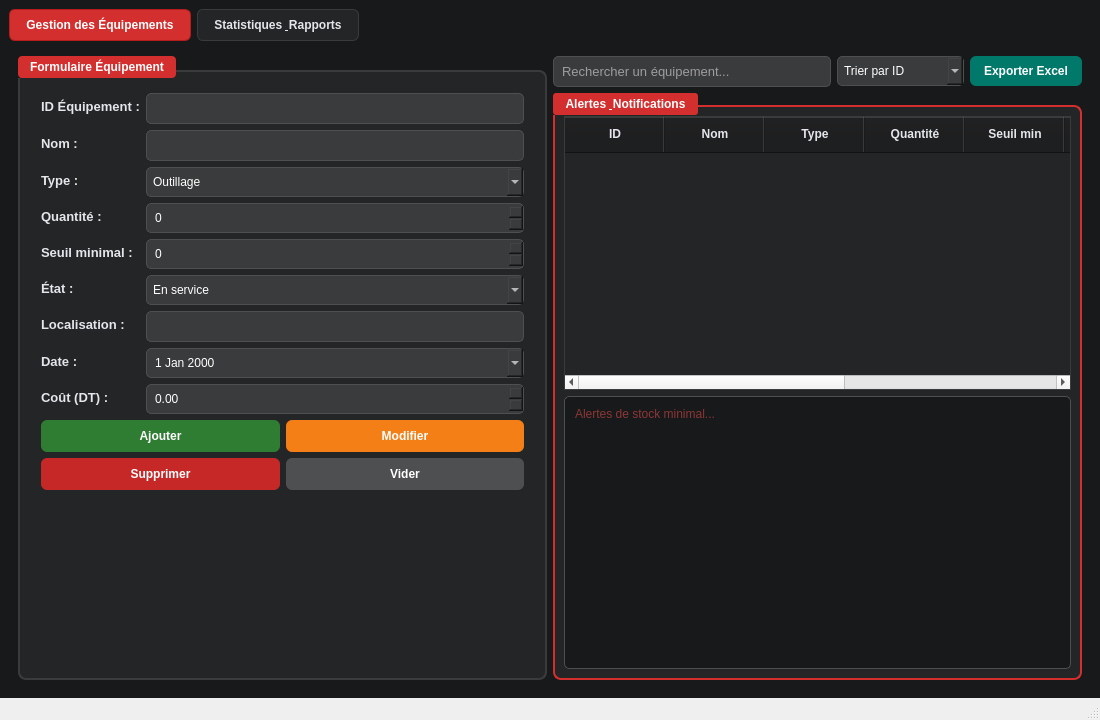
<?xml version="1.0" encoding="UTF-8"?>
<ui version="4.0">
 <class>MainWindow</class>
 <widget class="QMainWindow" name="MainWindow">
  <property name="geometry">
   <rect>
    <x>0</x>
    <y>0</y>
    <width>1100</width>
    <height>720</height>
   </rect>
  </property>
  <property name="windowTitle">
   <string>Gestion des Équipements</string>
  </property>
  <property name="styleSheet">
   <string notr="true"/>
  </property>
  <widget class="QWidget" name="centralwidget">
   <property name="styleSheet">
    <string notr="true">QWidget#centralwidget, QWidget#pageGestion {
    background-color: #18191A;
    color: #FFFFFF;
}</string>
   </property>
   <layout class="QVBoxLayout" name="verticalLayoutMain">
    <item>
     <layout class="QHBoxLayout" name="horizontalLayoutNav">
      <item>
       <widget class="QPushButton" name="btnPageGestion">
        <property name="styleSheet">
         <string notr="true">QPushButton {
    background-color: #242526;
    color: #E4E6EB;
    border: 1px solid #3A3B3C;
    border-radius: 6px;
    padding: 8px 16px;
    font-weight: bold;
}

QPushButton:hover {
    background-color: #3A3B3C;
    color: #FFFFFF;
}

QPushButton:checked {
    background-color: #D32F2F;
    color: #FFFFFF;
    border: 1px solid #B71C1C;
}</string>
        </property>
        <property name="text">
         <string>Gestion des Équipements</string>
        </property>
        <property name="checkable">
         <bool>true</bool>
        </property>
        <property name="checked">
         <bool>true</bool>
        </property>
       </widget>
      </item>
      <item>
       <widget class="QPushButton" name="btnPageStats">
        <property name="styleSheet">
         <string notr="true">QPushButton {
    background-color: #242526;
    color: #E4E6EB;
    border: 1px solid #3A3B3C;
    border-radius: 6px;
    padding: 8px 16px;
    font-weight: bold;
}

QPushButton:hover {
    background-color: #3A3B3C;
    color: #FFFFFF;
}

QPushButton:checked {
    background-color: #D32F2F;
    color: #FFFFFF;
    border: 1px solid #B71C1C;
}</string>
        </property>
        <property name="text">
         <string>Statistiques &amp; Rapports</string>
        </property>
        <property name="checkable">
         <bool>true</bool>
        </property>
       </widget>
      </item>
      <item>
       <spacer name="horizontalSpacerNav">
        <property name="orientation">
         <enum>Qt::Orientation::Horizontal</enum>
        </property>
        <property name="sizeHint" stdset="0">
         <size>
          <width>40</width>
          <height>20</height>
         </size>
        </property>
       </spacer>
      </item>
     </layout>
    </item>
    <item>
     <widget class="QStackedWidget" name="stackedWidget">
      <property name="styleSheet">
       <string notr="true">QStackedWidget#stackedWidget {
    background-color: #1E1E1E;
    border: none;
}
</string>
      </property>
      <property name="currentIndex">
       <number>0</number>
      </property>
      <widget class="QWidget" name="pageGestion">
       <property name="styleSheet">
        <string notr="true">QWidget#centralwidget, QWidget#pageGestion {
    background-color: #18191A;
    color: #FFFFFF;
}</string>
       </property>
       <layout class="QHBoxLayout" name="horizontalLayoutGestion">
        <item>
         <widget class="QGroupBox" name="groupBoxFormulaire">
          <property name="styleSheet">
           <string notr="true">QGroupBox#groupBoxFormulaire {
    background-color: #242526;
    color: #FFFFFF;
    border: 2px solid #3A3B3C;
    border-radius: 8px;
    margin-top: 14px;
    padding: 12px;
    font-weight: bold;
}

QGroupBox#groupBoxFormulaire::title {
    subcontrol-origin: margin;
    subcontrol-position: top left;
    background-color: #D32F2F;
    color: #FFFFFF;
    padding: 4px 10px;
    border-radius: 4px;
}</string>
          </property>
          <property name="title">
           <string>Formulaire Équipement</string>
          </property>
          <layout class="QFormLayout" name="formLayout">
           <item row="0" column="0">
            <widget class="QLabel" name="labelID">
             <property name="styleSheet">
              <string notr="true">QLabel {
    color: #E4E6EB;
    font-family: &quot;Segoe UI&quot;, sans-serif;
    font-size: 10pt;
    font-weight: bold;
}</string>
             </property>
             <property name="text">
              <string>ID Équipement :</string>
             </property>
            </widget>
           </item>
           <item row="0" column="1">
            <widget class="QLineEdit" name="lineEditID">
             <property name="styleSheet">
              <string notr="true">QLineEdit {
    background-color: #3A3B3C;
    color: #FFFFFF;
    border: 1px solid #4E4F50;
    border-radius: 5px;
    padding: 6px;
    font-size: 10pt;
}

QLineEdit:focus {
    border: 2px solid #D32F2F;
    background-color: #242526;
}</string>
             </property>
            </widget>
           </item>
           <item row="1" column="0">
            <widget class="QLabel" name="labelNom">
             <property name="styleSheet">
              <string notr="true">QLabel {
    color: #E4E6EB;
    font-family: &quot;Segoe UI&quot;, sans-serif;
    font-size: 10pt;
    font-weight: bold;
}</string>
             </property>
             <property name="text">
              <string>Nom :</string>
             </property>
            </widget>
           </item>
           <item row="1" column="1">
            <widget class="QLineEdit" name="lineEditNom">
             <property name="styleSheet">
              <string notr="true">QLineEdit {
    background-color: #3A3B3C;
    color: #FFFFFF;
    border: 1px solid #4E4F50;
    border-radius: 5px;
    padding: 6px;
    font-size: 10pt;
}

QLineEdit:focus {
    border: 2px solid #D32F2F;
    background-color: #242526;
}</string>
             </property>
            </widget>
           </item>
           <item row="2" column="0">
            <widget class="QLabel" name="labelType">
             <property name="styleSheet">
              <string notr="true">QLabel {
    color: #E4E6EB;
    font-family: &quot;Segoe UI&quot;, sans-serif;
    font-size: 10pt;
    font-weight: bold;
}</string>
             </property>
             <property name="text">
              <string>Type :</string>
             </property>
            </widget>
           </item>
           <item row="2" column="1">
            <widget class="QComboBox" name="comboBoxType">
             <property name="styleSheet">
              <string notr="true">QComboBox {
    background-color: #3A3B3C;
    color: #FFFFFF;
    border: 1px solid #4E4F50;
    border-radius: 5px;
    padding: 6px;
}

QComboBox:hover, QComboBox:focus {
    border: 2px solid #D32F2F;
}

QComboBox QAbstractItemView {
    background-color: #242526;
    color: #FFFFFF;
    selection-background-color: #D32F2F;
    selection-color: #FFFFFF;
}</string>
             </property>
             <item>
              <property name="text">
               <string>Outillage</string>
              </property>
             </item>
             <item>
              <property name="text">
               <string>Machine</string>
              </property>
             </item>
             <item>
              <property name="text">
               <string>Informatique</string>
              </property>
             </item>
             <item>
              <property name="text">
               <string>Sécurité</string>
              </property>
             </item>
            </widget>
           </item>
           <item row="3" column="0">
            <widget class="QLabel" name="labelQuantite">
             <property name="styleSheet">
              <string notr="true">QLabel {
    color: #E4E6EB;
    font-family: &quot;Segoe UI&quot;, sans-serif;
    font-size: 10pt;
    font-weight: bold;
}</string>
             </property>
             <property name="text">
              <string>Quantité :</string>
             </property>
            </widget>
           </item>
           <item row="3" column="1">
            <widget class="QSpinBox" name="spinBoxQuantite">
             <property name="styleSheet">
              <string notr="true">QSpinBox, QDoubleSpinBox {
    background-color: #3A3B3C;
    color: #FFFFFF;
    border: 1px solid #4E4F50;
    border-radius: 5px;
    padding: 6px;
}

QSpinBox:focus, QDoubleSpinBox:focus {
    border: 2px solid #D32F2F;
    background-color: #242526;
}</string>
             </property>
             <property name="maximum">
              <number>10000</number>
             </property>
            </widget>
           </item>
           <item row="4" column="0">
            <widget class="QLabel" name="labelSeuil">
             <property name="styleSheet">
              <string notr="true">QLabel {
    color: #E4E6EB;
    font-family: &quot;Segoe UI&quot;, sans-serif;
    font-size: 10pt;
    font-weight: bold;
}</string>
             </property>
             <property name="text">
              <string>Seuil minimal :</string>
             </property>
            </widget>
           </item>
           <item row="4" column="1">
            <widget class="QSpinBox" name="spinBoxSeuil">
             <property name="styleSheet">
              <string notr="true">QSpinBox, QDoubleSpinBox {
    background-color: #3A3B3C;
    color: #FFFFFF;
    border: 1px solid #4E4F50;
    border-radius: 5px;
    padding: 6px;
}

QSpinBox:focus, QDoubleSpinBox:focus {
    border: 2px solid #D32F2F;
    background-color: #242526;
}</string>
             </property>
             <property name="maximum">
              <number>1000</number>
             </property>
            </widget>
           </item>
           <item row="5" column="0">
            <widget class="QLabel" name="labelEtat">
             <property name="styleSheet">
              <string notr="true">QLabel {
    color: #E4E6EB;
    font-family: &quot;Segoe UI&quot;, sans-serif;
    font-size: 10pt;
    font-weight: bold;
}</string>
             </property>
             <property name="text">
              <string>État :</string>
             </property>
            </widget>
           </item>
           <item row="5" column="1">
            <widget class="QComboBox" name="comboBoxEtat">
             <property name="styleSheet">
              <string notr="true">QComboBox {
    background-color: #3A3B3C;
    color: #FFFFFF;
    border: 1px solid #4E4F50;
    border-radius: 5px;
    padding: 6px;
}

QComboBox:hover, QComboBox:focus {
    border: 2px solid #D32F2F;
}

QComboBox QAbstractItemView {
    background-color: #242526;
    color: #FFFFFF;
    selection-background-color: #D32F2F;
    selection-color: #FFFFFF;
}</string>
             </property>
             <item>
              <property name="text">
               <string>En service</string>
              </property>
             </item>
             <item>
              <property name="text">
               <string>En attente</string>
              </property>
             </item>
             <item>
              <property name="text">
               <string>Hors service</string>
              </property>
             </item>
            </widget>
           </item>
           <item row="6" column="0">
            <widget class="QLabel" name="labelLocalisation">
             <property name="styleSheet">
              <string notr="true">QLabel {
    color: #E4E6EB;
    font-family: &quot;Segoe UI&quot;, sans-serif;
    font-size: 10pt;
    font-weight: bold;
}</string>
             </property>
             <property name="text">
              <string>Localisation :</string>
             </property>
            </widget>
           </item>
           <item row="6" column="1">
            <widget class="QLineEdit" name="lineEditLocalisation">
             <property name="styleSheet">
              <string notr="true">QLineEdit {
    background-color: #3A3B3C;
    color: #FFFFFF;
    border: 1px solid #4E4F50;
    border-radius: 5px;
    padding: 6px;
    font-size: 10pt;
}

QLineEdit:focus {
    border: 2px solid #D32F2F;
    background-color: #242526;
}</string>
             </property>
            </widget>
           </item>
           <item row="7" column="0">
            <widget class="QLabel" name="labelDate">
             <property name="styleSheet">
              <string notr="true">QLabel {
    color: #E4E6EB;
    font-family: &quot;Segoe UI&quot;, sans-serif;
    font-size: 10pt;
    font-weight: bold;
}</string>
             </property>
             <property name="text">
              <string>Date :</string>
             </property>
            </widget>
           </item>
           <item row="7" column="1">
            <widget class="QDateEdit" name="dateEditEquipement">
             <property name="styleSheet">
              <string notr="true">QDateEdit {
    background-color: #3A3B3C;
    color: #FFFFFF;
    border: 1px solid #4E4F50;
    border-radius: 5px;
    padding: 6px;
}

QDateEdit:focus {
    border: 2px solid #D32F2F;
    background-color: #242526;
}</string>
             </property>
             <property name="calendarPopup">
              <bool>true</bool>
             </property>
            </widget>
           </item>
           <item row="8" column="0">
            <widget class="QLabel" name="labelCout">
             <property name="styleSheet">
              <string notr="true">QLabel {
    color: #E4E6EB;
    font-family: &quot;Segoe UI&quot;, sans-serif;
    font-size: 10pt;
    font-weight: bold;
}</string>
             </property>
             <property name="text">
              <string>Coût (DT) :</string>
             </property>
            </widget>
           </item>
           <item row="8" column="1">
            <widget class="QDoubleSpinBox" name="doubleSpinBoxCout">
             <property name="styleSheet">
              <string notr="true">QSpinBox, QDoubleSpinBox {
    background-color: #3A3B3C;
    color: #FFFFFF;
    border: 1px solid #4E4F50;
    border-radius: 5px;
    padding: 6px;
}

QSpinBox:focus, QDoubleSpinBox:focus {
    border: 2px solid #D32F2F;
    background-color: #242526;
}</string>
             </property>
             <property name="maximum">
              <double>999999.989999999990687</double>
             </property>
            </widget>
           </item>
           <item row="9" column="0" colspan="2">
            <layout class="QGridLayout" name="gridLayoutButtons">
             <item row="0" column="2">
              <widget class="QPushButton" name="btnModifier">
               <property name="styleSheet">
                <string notr="true">QPushButton#btnModifier {
    background-color: #F57F17;
    color: white;
    font-weight: bold;
    border: none;
    border-radius: 6px;
    padding: 9px;
}

QPushButton#btnModifier:hover {
    background-color: #FBC02D;
}

QPushButton#btnModifier:pressed {
    background-color: #E65100;
}</string>
               </property>
               <property name="text">
                <string>Modifier</string>
               </property>
              </widget>
             </item>
             <item row="1" column="2">
              <widget class="QPushButton" name="btnVider">
               <property name="styleSheet">
                <string notr="true">QPushButton#btnVider {
    background-color: #4E4F50;
    color: white;
    font-weight: bold;
    border: none;
    border-radius: 6px;
    padding: 9px;
}

QPushButton#btnVider:hover {
    background-color: #606263;
}

QPushButton#btnVider:pressed {
    background-color: #3A3B3C;
}</string>
               </property>
               <property name="text">
                <string>Vider</string>
               </property>
              </widget>
             </item>
             <item row="0" column="0">
              <widget class="QPushButton" name="btnAjouter">
               <property name="styleSheet">
                <string notr="true">QPushButton#btnAjouter {
    background-color: #2E7D32;
    color: white;
    font-weight: bold;
    border: none;
    border-radius: 6px;
    padding: 9px;
}

QPushButton#btnAjouter:hover {
    background-color: #388E3C;
}

QPushButton#btnAjouter:pressed {
    background-color: #1B5E20;
}</string>
               </property>
               <property name="text">
                <string>Ajouter</string>
               </property>
              </widget>
             </item>
             <item row="1" column="0">
              <widget class="QPushButton" name="btnSupprimer">
               <property name="styleSheet">
                <string notr="true">QPushButton#btnSupprimer {
    background-color: #C62828;
    color: white;
    font-weight: bold;
    border: none;
    border-radius: 6px;
    padding: 9px;
}

QPushButton#btnSupprimer:hover {
    background-color: #E53935;
}

QPushButton#btnSupprimer:pressed {
    background-color: #8E0000;
}</string>
               </property>
               <property name="text">
                <string>Supprimer</string>
               </property>
              </widget>
             </item>
            </layout>
           </item>
          </layout>
         </widget>
        </item>
        <item>
         <layout class="QVBoxLayout" name="verticalLayoutRight">
          <item>
           <layout class="QHBoxLayout" name="horizontalLayoutSearch">
            <item>
             <widget class="QLineEdit" name="lineEditRecherche">
              <property name="styleSheet">
               <string notr="true">QLineEdit {
    background-color: #3A3B3C;
    color: #FFFFFF;
    border: 1px solid #4E4F50;
    border-radius: 5px;
    padding: 6px;
    font-size: 10pt;
}

QLineEdit:focus {
    border: 2px solid #D32F2F;
    background-color: #242526;
}</string>
              </property>
              <property name="placeholderText">
               <string>Rechercher un équipement...</string>
              </property>
             </widget>
            </item>
            <item>
             <widget class="QComboBox" name="comboBoxTri">
              <property name="styleSheet">
               <string notr="true">QComboBox {
    background-color: #3A3B3C;
    color: #FFFFFF;
    border: 1px solid #4E4F50;
    border-radius: 5px;
    padding: 6px;
}

QComboBox:hover, QComboBox:focus {
    border: 2px solid #D32F2F;
}

QComboBox QAbstractItemView {
    background-color: #242526;
    color: #FFFFFF;
    selection-background-color: #D32F2F;
    selection-color: #FFFFFF;
}</string>
              </property>
              <item>
               <property name="text">
                <string>Trier par ID</string>
               </property>
              </item>
              <item>
               <property name="text">
                <string>Trier par Nom</string>
               </property>
              </item>
              <item>
               <property name="text">
                <string>Trier par Quantité</string>
               </property>
              </item>
              <item>
               <property name="text">
                <string>Trier par Coût</string>
               </property>
              </item>
             </widget>
            </item>
            <item>
             <widget class="QPushButton" name="btnExportExcel">
              <property name="styleSheet">
               <string notr="true">QPushButton#btnExportExcel {
    background-color: #00796B;
    color: white;
    font-weight: bold;
    border: none;
    border-radius: 6px;
    padding: 8px 14px;
}

QPushButton#btnExportExcel:hover {
    background-color: #00897B;
}

QPushButton#btnExportExcel:pressed {
    background-color: #004D40;
}</string>
              </property>
              <property name="text">
               <string>Exporter Excel</string>
              </property>
             </widget>
            </item>
           </layout>
          </item>
          <item>
           <widget class="QGroupBox" name="groupBoxAlertes">
            <property name="styleSheet">
             <string notr="true">QGroupBox#groupBoxAlertes {
    background-color: #242526;
    color: #FFFFFF;
    border: 2px solid #D32F2F;
    border-radius: 8px;
    margin-top: 12px;
    font-weight: bold;
}

QGroupBox#groupBoxAlertes::title {
    subcontrol-origin: margin;
    subcontrol-position: top left;
    background-color: #D32F2F;
    color: #FFFFFF;
    padding: 4px 8px;
    border-radius: 3px;
}</string>
            </property>
            <property name="title">
             <string>Alertes &amp; Notifications</string>
            </property>
            <layout class="QVBoxLayout" name="verticalLayoutAlertes">
             <item>
              <widget class="QTableWidget" name="tableWidgetEquipements">
               <property name="styleSheet">
                <string notr="true">QTableWidget#tableWidgetEquipements {
    background-color: #242526;
    color: #FFFFFF;
    border: 1px solid #3A3B3C;
    gridline-color: #3A3B3C;
    selection-background-color: #D32F2F;
    selection-color: #FFFFFF;
}

QHeaderView::section {
    background-color: #18191A;
    color: #E4E6EB;
    padding: 8px;
    font-weight: bold;
    border-bottom: 2px solid #D32F2F;
}</string>
               </property>
               <column>
                <property name="text">
                 <string>ID</string>
                </property>
               </column>
               <column>
                <property name="text">
                 <string>Nom</string>
                </property>
               </column>
               <column>
                <property name="text">
                 <string>Type</string>
                </property>
               </column>
               <column>
                <property name="text">
                 <string>Quantité</string>
                </property>
               </column>
               <column>
                <property name="text">
                 <string>Seuil min</string>
                </property>
               </column>
               <column>
                <property name="text">
                 <string>État</string>
                </property>
               </column>
               <column>
                <property name="text">
                 <string>Localisation</string>
                </property>
               </column>
               <column>
                <property name="text">
                 <string>Date</string>
                </property>
               </column>
               <column>
                <property name="text">
                 <string>Coût (DT)</string>
                </property>
               </column>
              </widget>
             </item>
             <item>
              <widget class="QTextEdit" name="textEditAlertes">
               <property name="styleSheet">
                <string notr="true">QTextEdit#textEditAlertes {
    background-color: #18191A;
    color: #FF5252;
    border: 1px solid #4E4F50;
    border-radius: 5px;
    padding: 6px;
    font-family: &quot;Consolas&quot;, monospace;
}</string>
               </property>
               <property name="readOnly">
                <bool>true</bool>
               </property>
               <property name="placeholderText">
                <string>Alertes de stock minimal...</string>
               </property>
              </widget>
             </item>
            </layout>
           </widget>
          </item>
         </layout>
        </item>
       </layout>
      </widget>
      <widget class="QWidget" name="pageStats">
       <layout class="QVBoxLayout" name="verticalLayoutStatsTab">
        <item>
         <layout class="QHBoxLayout" name="horizontalLayoutTopStats">
          <item>
           <widget class="QPushButton" name="btnGenererStats">
            <property name="styleSheet">
             <string notr="true">QPushButton#btnGenererStats {
    background-color: #1565C0;
    color: white;
    font-weight: bold;
    border: none;
    border-radius: 6px;
    padding: 8px 14px;
}

QPushButton#btnGenererStats:hover {
    background-color: #1976D2;
}

QPushButton#btnGenererStats:pressed {
    background-color: #0D47A1;
}</string>
            </property>
            <property name="text">
             <string>Actualiser Statistiques</string>
            </property>
           </widget>
          </item>
          <item>
           <spacer name="horizontalSpacerStats">
            <property name="orientation">
             <enum>Qt::Orientation::Horizontal</enum>
            </property>
            <property name="sizeHint" stdset="0">
             <size>
              <width>40</width>
              <height>20</height>
             </size>
            </property>
           </spacer>
          </item>
         </layout>
        </item>
        <item>
         <widget class="QWidget" name="widgetGraphique" native="true"/>
        </item>
       </layout>
      </widget>
     </widget>
    </item>
   </layout>
  </widget>
  <widget class="QMenuBar" name="menubar">
   <property name="geometry">
    <rect>
     <x>0</x>
     <y>0</y>
     <width>1100</width>
     <height>25</height>
    </rect>
   </property>
  </widget>
  <widget class="QStatusBar" name="statusbar"/>
 </widget>
 <resources/>
 <connections/>
</ui>
